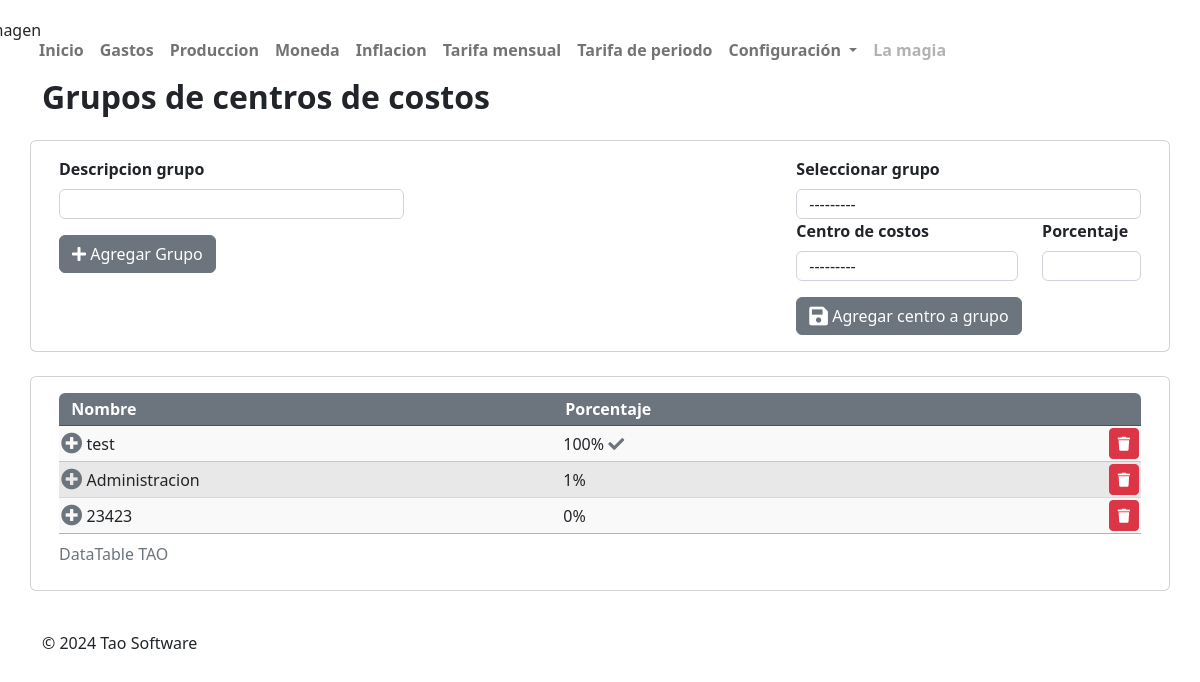
/grupos_centros/, run on an earlier commit of the app's database.
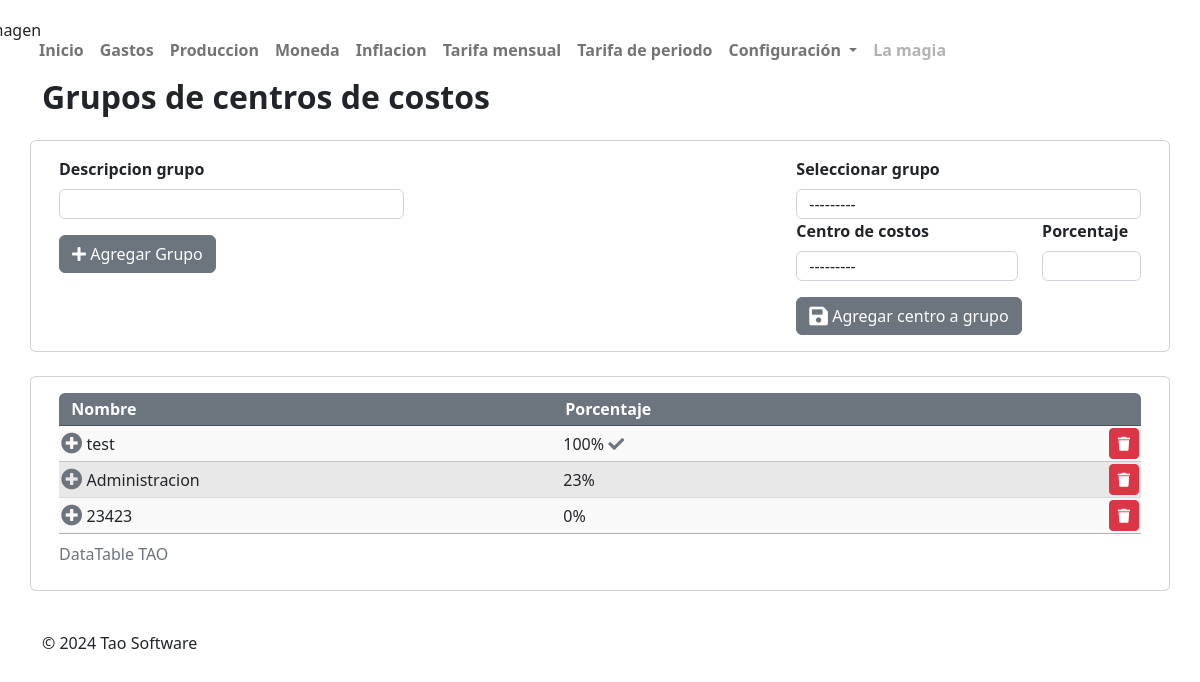
And on a later commit of the database.
### app/models.py (models this page shows)
class Grupos_detalle(models.Model):
    nombre = models.CharField(max_length=255)
    porcentaje_acumulado = models.DecimalField(max_digits=5, decimal_places=2, default=0)
    def __str__(self):
        return self.nombre

### app/views.py (the view)
# urls.py: path('grupos_centros/', views.agregar_registro, name='grupos_centros'),
def agregar_registro(request):
    registros = Grupos_registro.objects.all()
    total_porcentaje = registros.aggregate(models.Sum('porcentaje'))['porcentaje__sum'] or 0
    grupos_detalles = Grupos_detalle.objects.all()
    if request.method == 'POST':
        detalle_form = DetalleForm(request.POST)
        form = RegistroForm(request.POST)
        try:
            if detalle_form.is_valid():
                detalle_nombre = detalle_form.cleaned_data['nombre']
                if detalle_nombre:
                    nuevo_grupo = Grupos_detalle.objects.create(nombre=detalle_nombre)
                    messages.success(request, 'Grupo agregado con éxito.')
                    detalle_form = DetalleForm() #Limpia el registro de detalle_form
                    return redirect('grupos_centros')
            if form.is_valid():
                detalle = form.cleaned_data['detalle']
                porcentaje = form.cleaned_data['porcentaje']
                centro_costos = form.cleaned_data['centro_costos']
                print(f"Centro de costos: {centro_costos}")
                if porcentaje <= 0:
                    messages.success(request, 'El porcentaje no pueden ser menor o igual a 0', extra_tags='custom-error')
                    detalle_form = DetalleForm() #Limpia el registro de detalle_form
                    raise ValidationError("Algo salio mal")
                if centro_costos is None:
                    messages.success(request, 'Por favor, selecciona un centro de costos.', extra_tags='custom-error')
                    detalle_form = DetalleForm() #Limpia el registro de detalle_form
                    raise ValidationError("Algo salio mal")
                detalle_obj = get_object_or_404(Grupos_detalle, pk=detalle.pk)
                porcentaje_acumulado = detalle_obj.porcentaje_acumulado + porcentaje
                if porcentaje_acumulado > 100:
                    messages.success(request, 'Por favor, El porcentaje total excede el 100%. Por favor, revisa y ajusta los valores.', extra_tags='custom-error')
                    detalle_form = DetalleForm() #Limpia el registro de detalle_form
                    raise ValidationError("Algo salio mal")
                detalle_obj.porcentaje_acumulado = porcentaje_acumulado
                detalle_obj.save()
                Grupos_registro.objects.create(
                    detalle=detalle_obj,
                    porcentaje=porcentaje,
                    centro_costos=centro_costos,
                )
                messages.success(request, 'Se agregó un registro exitosamente', extra_tags='custom-success')
                return redirect('grupos_centros')#Redirecciona para evitar mas guardados con f5
        except ValidationError as e:
            messages.error(request, str(e))
    else:
        form = RegistroForm()
        detalle_form = DetalleForm()
    return render(request, 'app/grupos_centros.html', {
        'form': form,
        'detalle_form': detalle_form,
        'registros': registros,
        'total_porcentaje': total_porcentaje,
        'falta_porcentaje': 100 - total_porcentaje,
        'grupos_detalles': grupos_detalles
    })

### app/forms.py (shortened to what this page needs)
class RegistroForm(forms.ModelForm):
    class Meta:
        model = Grupos_registro
        fields = ['detalle', 'centro_costos', 'porcentaje']
        widgets = {
            'detalle': forms.Select(attrs={'class': 'form-control'}),
            'porcentaje': forms.NumberInput(attrs={'step': 1 ,'class': 'form-control'}),
            'centro_costos': forms.Select(attrs={'class': 'form-control'}),
        }
    def __init__(self, *args, **kwargs):
        super().__init__(*args, **kwargs)
        self.fields['centro_costos'].label_from_instance = lambda obj: f"{obj.unidad}"
    ''' def clean_porcentaje(self):
        porcentaje = self.cleaned_data['porcentaje']
        detalle = self.cleaned_data['detalle']
        centro_costos = self.cleaned_data.get('centro_costos')
        porcentaje_acumulado = detalle.porcentaje_acumulado + porcentaje
        if  centro_costos is None:
            raise forms.ValidationError("Por favor, selecciona un centro de costos.")
        if porcentaje_acumulado > 100:
            raise forms.ValidationError("El porcentaje total excede el 100%.")

        return porcentaje
       '''

class DetalleForm(forms.Form):
    nombre = forms.CharField(
        max_length=255,
        required=True,
        label='<b>Descripcion grupo</b>',
        widget=forms.TextInput(attrs={'class': 'form-control'}),
    )

### app/models.py (called while the page is built)
    def __str__(self):
        return self.unidad

### app/templates/app/grupos_centros.html (shortened to what this page needs)
{% extends 'app/home.html' %}
{% block titulo %}
    Grupos de centros de costos
{% endblock titulo %}
{% block cuadro_contenido %}
<div class="col-md-12">
    <div class="container my-4">
        <div class="row">
            <div class="card">
                <div class="card-body">
                    <div class="row">
                        <div class="col-md-4">
                            <form method="post" action="{% url 'grupos_centros' %}">
                                <div class="form-group mb-3">
                                    <label for="{{ detalle_form.nombre.id_for_label }}" class="form-label"><b>Descripcion grupo</b></label>
                                    {{ detalle_form.nombre }}
                                </div>
                                <div class="form-group">
                                    <button class="btn btn-secondary" type="submit"><i class="fas fa-plus"></i> Agregar Grupo</button>
                                </div>
                            </form>
                        </div>
                        <div class="col-md-4">
                        </div>
                        <div class="col-md-4">
                            <form method="post" action="{% url 'grupos_centros' %}">
                                    <div class="row " >
                                        <label for="subject" class="form-label"><b>Seleccionar grupo</b></label>
                                        <div class="form-group col-md-12">
                                            {{ form.detalle }}
                                        </div>
                                    </div>
                                    <div class="row">
                                    <div class="col-md-8">
                                        <div class="form-group mb-3">
                                            <label for="subject" class="form-label"><b>Centro de costos</b></label>
                                            {{ form.centro_costos }}
                                        </div>
                                    </div>
                                    <div class="col-md-4">
                                        <div class="form-group mb-3">
                                            <label for="subject" class="form-label"><b>Porcentaje</b></label>
                                            {{ form.porcentaje }}
                                        </div>
                                    </div>
                                </div>
                                <button class="btn btn-secondary" type="submit"><i class="fas fa-save fa-lg"></i> Agregar centro a grupo</button>
                            </form>
                        </div>
                    </div>
                </div>
            </div>
        </div>
    </div>
</div>
<div class="container my-4">
    <div class="row">
        <div class="card">
            <div class="card-body">
                    <table id="example" class="display" style="width:100%">
                        <thead>
                            <tr>
                                <th class="centered bg-secondary white-text">&nbsp; Nombre</th>
                                <th class="centered bg-secondary white-text ">Porcentaje</th>
                                <th class="centered bg-secondary white-text rounded-top-right" ></th>
                            </tr>
                        </thead>
                        <tbody>
                            {% for detalle in grupos_detalles %}
                                    <tr class="fila-madre">
                                        <td>{{ detalle.nombre }}</td>
                                        <td>
                                            {{ detalle.porcentaje_acumulado|floatformat }}%
                                            {% if detalle.porcentaje_acumulado == 100 %}
                                                <i class="fas fa-check text-secondary"></i>
                                            {% endif %}
                                        </td>
                                        <td class="text-right text-sm">
                                            <a href="{% if detalle.id %}{% url 'grupos_delete' detalle.id %}{% endif %}" class="btn btn-sm btn-danger eliminarConfirmacion"> <i class="fas fa-trash"></i></a>
                                        </td>
                                    </tr>
                            {% endfor %}
                        </tbody>
                        <caption>DataTable TAO</caption>
                    </table>
                        </div>
                </div>
            </div>
        </div>
{% endblock cuadro_contenido %}

### app/templates/app/home.html (shortened to what this page needs)
<!DOCTYPE html>
<html lang="en">
<head>
    {% load static %}
    <link rel="stylesheet" href="https://cdn.jsdelivr.net/npm/bootstrap@5.2.2/dist/css/bootstrap.min.css" />
    <link rel="stylesheet" href="https://cdn.datatables.net/1.10.23/css/jquery.dataTables.min.css" />
    <link rel="stylesheet" href="https://cdnjs.cloudflare.com/ajax/libs/font-awesome/5.15.4/css/all.min.css" />
    <link rel="stylesheet" href="{%static 'css/estilos.css'%}">
</head>
<body >
     <div class="container main-content">
    {% include 'app/navchar.html' %}
    </div>
    <div class="container main-content">
            <div class="card-body">
                <div class="display-6">
                        <h2>
                            <b>
                            {% block titulo %}{% endblock titulo %}
                            </b>
                        </h2>
                </div>
            </div>
    </div>
    {% block cuadro_contenido %}
    {% endblock cuadro_contenido %}
    {% include 'app/footer.html' %}
</body>
</html>

### app/templates/app/navchar.html (shortened to what this page needs)
<nav class="navbar navbar-expand-lg bg-body-tertiary">
    <img src="http://sistek.no-ip.org/leon.jpg" alt="Imagen" class="img-fluid custom-image">
    <div class="container-fluid">
        <div class="collapse navbar-collapse" id="navbarNav">
            <ul class="navbar-nav">
                <li class="nav-item">
                    <b><a class="nav-link" href="{% url 'index' %}">Inicio</a></b>
                </li>
                <li class="nav-item">
                    <b><a class="nav-link" href="#">Gastos</a></b>
                </li>
                <li class="nav-item">
                    <b><a class="nav-link" href="#">Produccion</a></b>
                </li>
                <li class="nav-item">
                    <b><a class="nav-link" href="#">Moneda</a></b>
                </li>
                <li class="nav-item">
                    <b><a class="nav-link" href="#">Inflacion</a></b>
                </li>
                <li class="nav-item">
                    <b><a class="nav-link" href="#">Tarifa mensual</a></b>
                </li>
                <li class="nav-item">
                    <b><a class="nav-link" href="#">Tarifa de periodo</a></b>
                </li>
                <li class="nav-item dropdown">
                    <a class="nav-link dropdown-toggle font-weight-bold" href="#" id="navbarDropdown" role="button" data-bs-toggle="dropdown" aria-haspopup="true" aria-expanded="false">
                        <strong>Configuración</strong>
                    </a>
                </li>
                <li class="nav-item">
                    <b><a class="nav-link disabled" aria-disabled="true">La magia</a></b>
                </li>
            </ul>
        </div>
    </div>
</nav>

### app/templates/app/footer.html
<footer class="dark-background text-dark py-3 custom-footer mt-1">
    <div class="container">
        <p >&copy; 2024 Tao Software</p>
    </div>
</footer>

### app/static/css/estilos.css (style rules this page uses)
.text-right { text-align: right; }
thead th:first-child { border-radius: 6px 0 0 0; }
.rounded-top-right { border-radius: 0 6px 0 0; }
#example thead th { padding: 4px; }
.white-text { color: white !important; }
#example tbody tr:nth-child(even) { background-color: #e9e8e8; }
#datatable_users tbody td, #example tbody td { padding: 2px; }

### app/templates/app/grupos_centros.html (style rules this page uses)
#id_detalle, #id_nombre, #id_porcentaje, #id_centro_costos { height: 30px; margin: 0; padding: 2px 12px; vertical-align: middle; }

### app/templates/app/navchar.html (style rules this page uses)
.custom-image { position: relative; max-width: 7%; height: auto; margin-right: -120px; top: -20px; left: -75px; }
nav.navbar { margin-top: 20px !important; padding-top: 10px !important; }

What changed in the data, as far as the page shows it:
changed Grupos_detalle "Administracion": porcentaje_acumulado "1" → "23"
